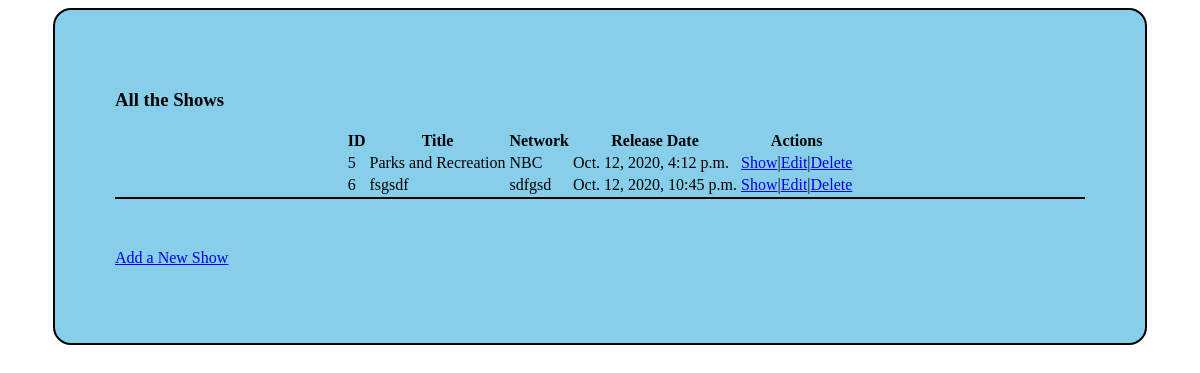
The app's page /shows, older data.
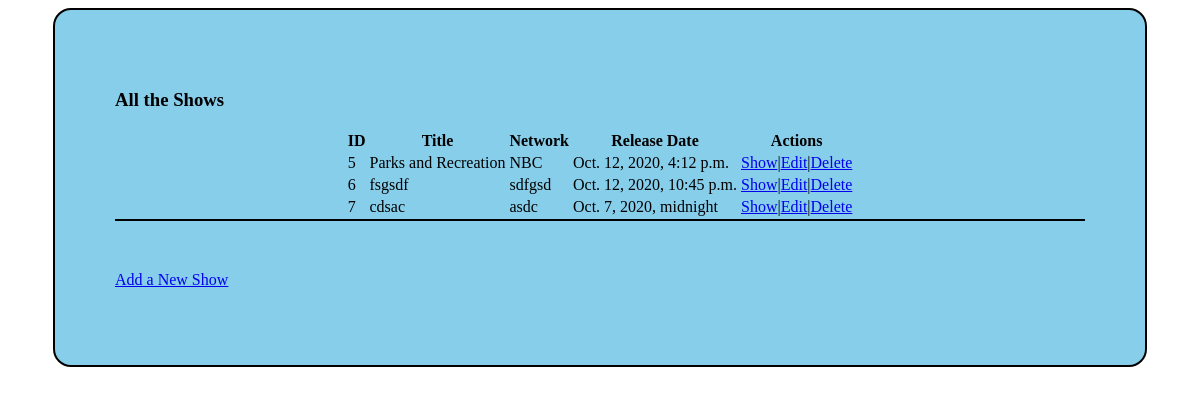
The same page, newer data.
### tv_show_app/models.py (models this page shows, shortened)
class Show(models.Model):
    title = models.CharField(max_length=255)
    desc = models.TextField()
    network = models.CharField(max_length=255)
    r_date = models.DateTimeField()
    created_at = models.DateTimeField(auto_now_add=True)
    updated_at = models.DateTimeField(auto_now=True)
    objects = ShowManager()

### tv_show_app/views.py (the view)
# urls.py: path('shows', views.index),
def index(request):
    context={
        'all_shows': Show.objects.all()
    }
    return render(request, 'index.html',context)

### tv_show_app/templates/index.html (shortened to what this page needs)
<!DOCTYPE html>
<html lang="en">
<head>
    {% load static %}
    <link rel="stylesheet" href="{% static 'css/style.css' %}">
</head>
<body>
    <div id="container">
        <h3>All the Shows</h3>
        <div id="ninjas_dojos">
                <table>
                    <thead>
                    <tr>
                    <th>ID</th>
                    <th>Title</th>
                    <th>Network</th>
                    <th>Release Date</th>
                    <th>Actions</th>
                    </tr>
                    </thead>
                    <tbody>
                    {% for show in all_shows %}
                    <tr>
                    <td>{{show.id}}</td>
                    <td>{{show.title}}</td>
                    <td>{{show.network}}</td>
                    <td>{{show.r_date}}</td>
                    <td><a href="/shows/{{ show.id }}">Show</a>|<a href="/shows/{{ show.id }}/edit">Edit</a>|<a href="/shows/{{ show.id }}/destroy">Delete</a></td>
                    </tr>
                    {% endfor %}
                    </tbody>
                </table>
        </div>
        <p><a href="/shows/new">Add a New Show</a></p>
</div>
</body>
</html>

### tv_show_app/static/css/style.css (style rules this page uses)
#container { width: 970px; margin: 0 auto; background-color:skyblue; padding: 60px; border: 2pt solid black; border-radius: 18px; }
#ninjas_dojos { display: flex; justify-content: center; margin-bottom: 50px; border-bottom: 2px solid black; }

Row changes from the older to the newer data that the page shows:
added Show: id "7", title "cdsac", network "asdc", r_date "Oct. 7, 2020, midnight"
